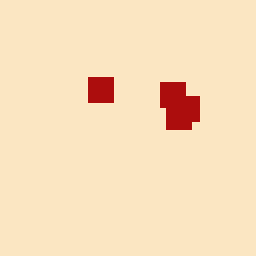
Frame 1 (no input)
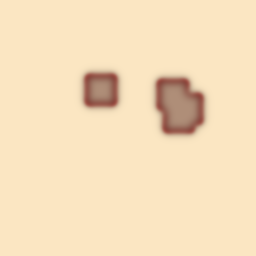
Frame 60 (no input)
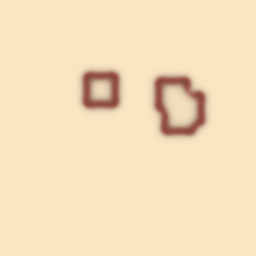
Frame 120 (the mouse pressed at the canvas centre since frame 60)

The p5.js sketch that drew these frames (run headless with seeded random() and noise() and a simulated clock; from frame 60 on, the mouse is pressed at the canvas centre):

// p5.js sketch
// ── sketch.js
var WIDTH = 256,
  HEIGHT = 256,
  dA = 1,
  dB = 0.5,
  feed = 0.05,
  k = 0.062,
  current = [],
  next = []

function newGrid() {
  var grid = []
  for (var x = 0; x < width; x++) {
    grid[x] = []
    for (var y = 0; y < height; y++) {
      grid[x][y] = [1, 0]
    }
  }
  return grid
}

function setup() {
  createCanvas(WIDTH, HEIGHT)
  pixelDensity(1)

  current = newGrid()
  next = newGrid()

  for (var i = 0; i < 4; i++) {
    var x1 = floor(random(width * 0.2, width * 0.8))
    var y1 = floor(random(height * 0.2, height * 0.8))
    var x2 = x1 + width * 0.1
    var y2 = y1 + height * 0.1
    for (var x = x1; x < x2; x++) {
      for (var y = y1; y < y2; y++) {
        current[x][y][1] = 1
      }
    }
  }
}

function draw() {
  background("#fbe6c2")

  for (var x = 1; x < width - 1; x++) {
    for (var y = 1; y < height - 1; y++) {
      var [a, b] = current[x][y]
      next[x][y] = [
        constrain(a + dA * laplaceA(x, y) - a * b * b + feed * (1 - a), 0, 1),
        constrain(b + dB * laplaceB(x, y) + a * b * b - (k + feed) * b, 0, 1),
      ]
    }
  }

  loadPixels()
  for (var x = 0; x < width; x++) {
    for (var y = 0; y < height; y++) {
      var pix = (x + y * width) * 4,
        [a, b] = next[x][y]
      // c = constrain(floor((a - b) * 255), 0, 255)
      pixels[pix + 0] = constrain(0xac * b + 0xfb * a, 0, 255)
      pixels[pix + 1] = constrain(0x0d * b + 0xe6 * a, 0, 255)
      pixels[pix + 2] = constrain(0x0d * b + 0xc2 * a, 0, 255)
      pixels[pix + 3] = 255
    }
  }
  updatePixels()

  swap()
}

function laplaceA(x, y) {
  return [
    current[x][y][0] * -1,
    current[x - 1][y][0] * 0.2,
    current[x + 1][y][0] * 0.2,
    current[x][y + 1][0] * 0.2,
    current[x][y - 1][0] * 0.2,
    current[x - 1][y - 1][0] * 0.05,
    current[x + 1][y - 1][0] * 0.05,
    current[x + 1][y + 1][0] * 0.05,
    current[x - 1][y + 1][0] * 0.05,
  ].reduce((s, a) => s + a, 0)
}

function laplaceB(x, y) {
  return [
    current[x][y][1] * -1,
    current[x - 1][y][1] * 0.2,
    current[x + 1][y][1] * 0.2,
    current[x][y + 1][1] * 0.2,
    current[x][y - 1][1] * 0.2,
    current[x - 1][y - 1][1] * 0.05,
    current[x + 1][y - 1][1] * 0.05,
    current[x + 1][y + 1][1] * 0.05,
    current[x - 1][y + 1][1] * 0.05,
  ].reduce((s, a) => s + a, 0)
}

function swap() {
  current = next
  next = newGrid()
}
